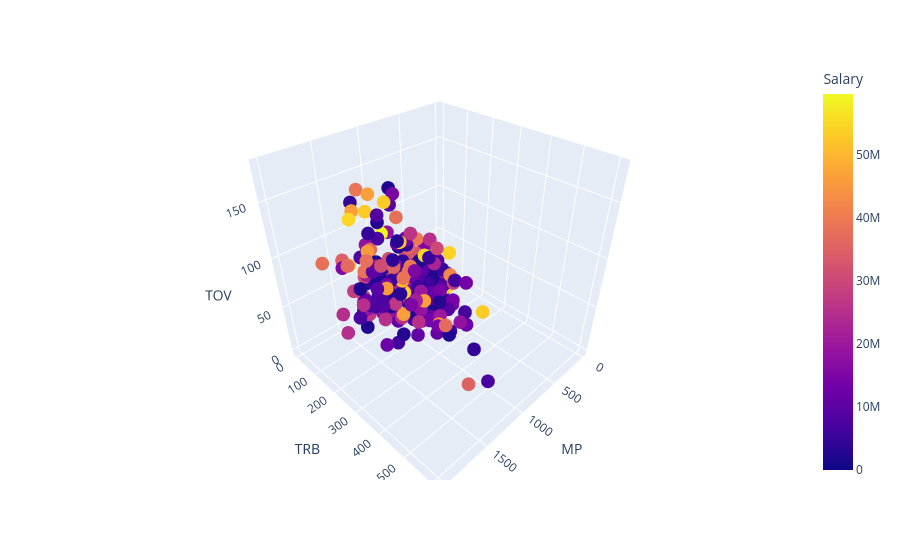

This figure's notebook cell:
### Code cell
# try a 3d scatter plot using salary as a color
import plotly.express as px
fig = px.scatter_3d(merged_data, 
                    x='MP', y='TRB', z='TOV',
                    color='Salary')
fig.show()
# this kind of shows a relationship? we want people that 
# have a lower salary, low turnovers, high minutes, and
# high total rebounds

### Figure 1 — Plotly figure (JSON) as saved in the notebook; plotly's stock layout.template omitted (floating-point values rounded to 4 significant figures; data arrays with more than 128 entries replaced by an {"elided": "..."} marker saying what was removed)
{"data": [{"hovertemplate": "MP=%{x}<br>TRB=%{y}<br>TOV=%{z}<br>Salary=%{marker.color}<extra></extra>", "legendgroup": "", "marker": {"color": {"elided": "414 float values"}, "coloraxis": "coloraxis", "symbol": "circle"}, "mode": "markers", "name": "", "scene": "scene", "showlegend": false, "type": "scatter3d", "x": {"elided": "414 float values"}, "y": {"elided": "414 float values"}, "z": {"elided": "414 float values"}}], "layout": {"coloraxis": {"colorbar": {"title": {"text": "Salary"}}, "colorscale": [[0, "#0d0887"], [0.1111, "#46039f"], [0.2222, "#7201a8"], [0.3333, "#9c179e"], [0.4444, "#bd3786"], [0.5556, "#d8576b"], [0.6667, "#ed7953"], [0.7778, "#fb9f3a"], [0.8889, "#fdca26"], [1, "#f0f921"]]}, "legend": {"tracegroupgap": 0}, "margin": {"t": 60}, "scene": {"domain": {"x": [0, 1], "y": [0, 1]}, "xaxis": {"title": {"text": "MP"}}, "yaxis": {"title": {"text": "TRB"}}, "zaxis": {"title": {"text": "TOV"}}}}}
